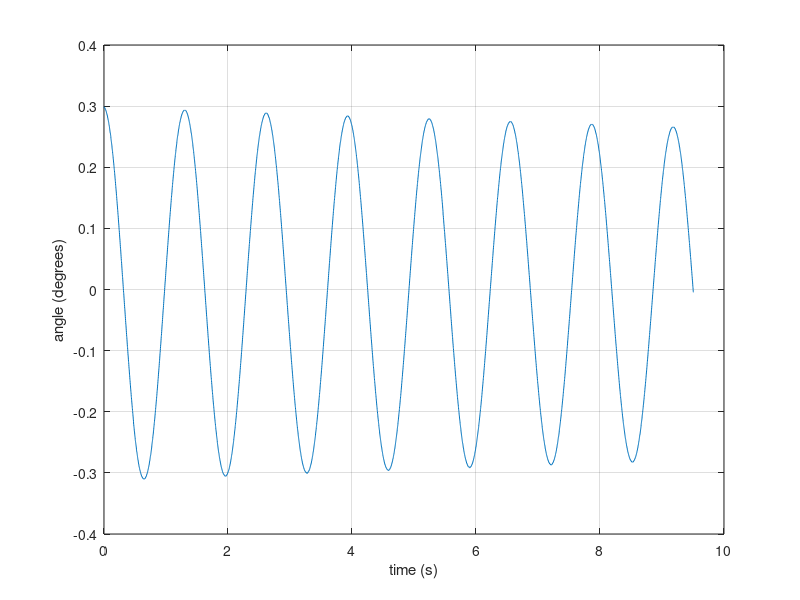

Reproduce this figure in MATLAB. (Note: this script raises an error after producing the figure.)
clc; clear; close all;
addpath data

%% Given constants
Rm =	2.6; %motor armature resistance (ohms)
Lm = 	0.18; %motor armature inductance (mH)
Kt =	0.00767; %motor torque constant (N-m/A)
nu_m =	1; %motor efficiency ()
Km =	0.00767; %back-electromotive-force(EMF) constant (V-s/rad)
Jm =	3.90E-07; %rotor moment of inertia (kg-m^2)
Kg =	3.71; %planetary gearbox ratio ()
nu_g =	1; %planetary gearbox efficiency ()
Mc2 =	0.57; %cart mass (kg)
Mw =	0.37; %cart weight mass (kg)
Mc =	1.0731; %total cart weight mass including motor inertia (kg)
Beq =	5.4; %viscous damping at motor pinion (N-s/m)
Lt =	0.99; %track length (m)
Tc =	0.814; %cart travel (m)
Pr =	1.664E-3; %rack pitch (m/tooth)
rmp =	6.35E-3; %motor pinion radius (m)
Nmp =	24; %motor pinion number of teeth ()
rpp =	0.01482975; %position pinion radius (m)
Npp =	56; %position pinion number of teeth ()
KEP =	2.275E-5; %cart encoder resolution (m/count)
Mp =	0.23; %long pendulum mass with T-fitting (kg)
Mpm =	0.127; %medium pendulum mass with T-fitting (kg)
Lp =	0.6413; %long pendulum length from pivot to tip (m)
Lpm =	0.3365; %medium pendulum length from pivot to tip (m)
lp =	0.3302; %long pendulum length: pivot to center of mass (m)
lpm =	0.1778; %medium pendulum length: pivot to center of mass (m)
Jp =	7.88E-3; %long pendulum moment of inertia  center of mass (kg-m^2)
Jpm =	1.2E-3; %medium pendulum moment of inertia  center of mass (kg-m^2)
Bp =	0.0024; %viscous damping at pendulum axis (N-m-s/rad)
g =	    9.81; %gravitational constant (m/s^2)

%% Part 1
load part_1_theta
t = theta.time;
t = t-t(1);
theta = theta.signals.values;
figure(1)
plot(t,theta)
xlabel('time (s)')
ylabel('angle (degrees)')
grid on

%find period of osciallation
[~,ipeak]=findpeaks(theta);
for n = 1:1:(length(ipeak)-1)
    period(n) = t(ipeak(n+1)) - t(ipeak(n));
end
period = mean(period) %s

%find natural frequency
wp = 2*pi/period %rad/s

%% Part 2
%Part a: Hand in your values for the damping ratio  and natural frequency !n that you calculated.
denom = [1 11.74 26.96 263.4];
r = roots(denom);
poly1 = poly(r(2:3));
wn = sqrt(poly1(3))
damping = poly1(2)/(2*wn)

%part c - bode plot
H = tf([-3.526 0],[1 11.74 26.96 263.4]);
figure(2)
bode(H)

%part d - plot experimental data
load part_2_w3_theta
t3 = theta.time - theta.time(1);
theta3 = theta.signals.values;
load part_2_wn_theta
tn = theta.time - theta.time(1);
thetan = theta.signals.values;
load part_2_w7_theta
t7 = theta.time - theta.time(1);
theta7 = theta.signals.values;

figure(3)
plot(t3,theta3,tn,thetan,t7,theta7)
xlabel('time (s)')
ylabel('angle (degrees)')
grid on
legend('w = 3 rad/s','w = wn = 4.8 rad/s','w = 7 rad/s',0)

%part e - find magnitude of xfer function at various w
[MAG3, ~] = bode(H,3);
[MAGn, ~] = bode(H,wn);
[MAG7, ~] = bode(H,7);
MAG3 = mag2db(MAG3)
MAGn = mag2db(MAGn)
MAG7 = mag2db(MAG7)























